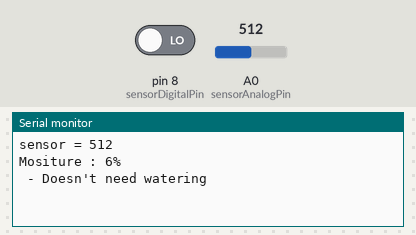
Simulated run of this sketch. Board: Arduino Uno, built with avr-gcc and run on an emulated ATmega328P. On the bench: the last lines printed to the serial monitor. The inputs (shaded band) are chosen by the test bench; at power-on: A0 (sensorAnalogPin) = 512, pin 8 (sensorDigitalPin) LOW.

Above: at 2.8 s.
2.9 s: A0 (sensorAnalogPin) set to 716
At 5.4 s:
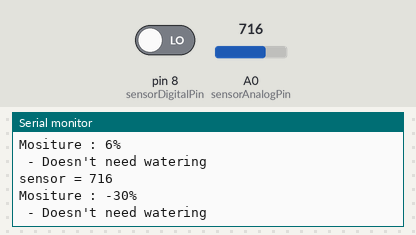
5.6 s: A0 (sensorAnalogPin) set to 810
At 7.6 s:
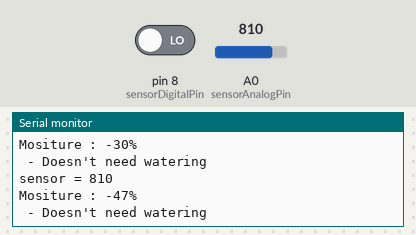
Timing chart, 0 to 9.1 s (numbered marks = the images above; inputs shaded):
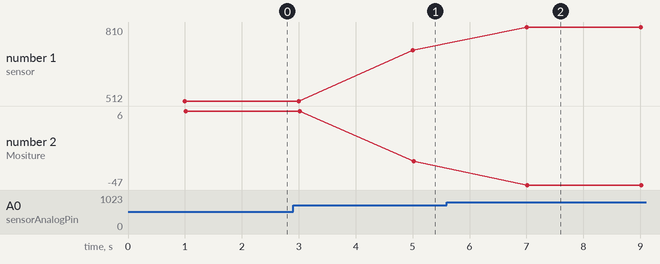

Measured:
- after the input at 2.9 s, the serial monitor: prints a new line after 2.1 s (image 1)
- after the input at 5.6 s, the serial monitor: prints a new line after 1.4 s (image 2)
- plotted number 1: 512 → 716 after the input at 2.9 s, 716 → 810 after the input at 5.6 s
- plotted number 2: 6 → -30 after the input at 2.9 s, -30 → -47 after the input at 5.6 s

The sketch:

yl69_moisture_sensor.ino
```cpp
int sensorAnalogPin = A0;    // select the input pin for the potentiometer
int sensorDigitalPin =8;

int sensorValue = 0;  // variable to store the value coming from the sensor


// you can adjust the threshold value
int thresholdValue = 800;


void setup()
{
  pinMode(sensorAnalogPin, INPUT);
  pinMode(sensorDigitalPin, INPUT);

  Serial.begin(9600);
}


void loop()
{
 sensorValue = analogRead(sensorAnalogPin);  // read the value from the sensor:
 delay(1000);
 Serial.print("sensor = " );
 Serial.println(sensorValue);


  sensorValue = map(sensorValue,550,0,0,100);

   Serial.print("Mositure : ");
   Serial.print(sensorValue);
   Serial.println("%");

  if(sensorValue < thresholdValue){
    Serial.println(" - Doesn't need watering");
  }
  else {
    Serial.println(" - Time to water your plant");
  }


  if(digitalRead(sensorDigitalPin) == HIGH)
  {
    digitalWrite(LED_BUILTIN, HIGH);
  }
  else
  {
     digitalWrite(LED_BUILTIN, LOW);
  }

  delay (1000);
}
```
